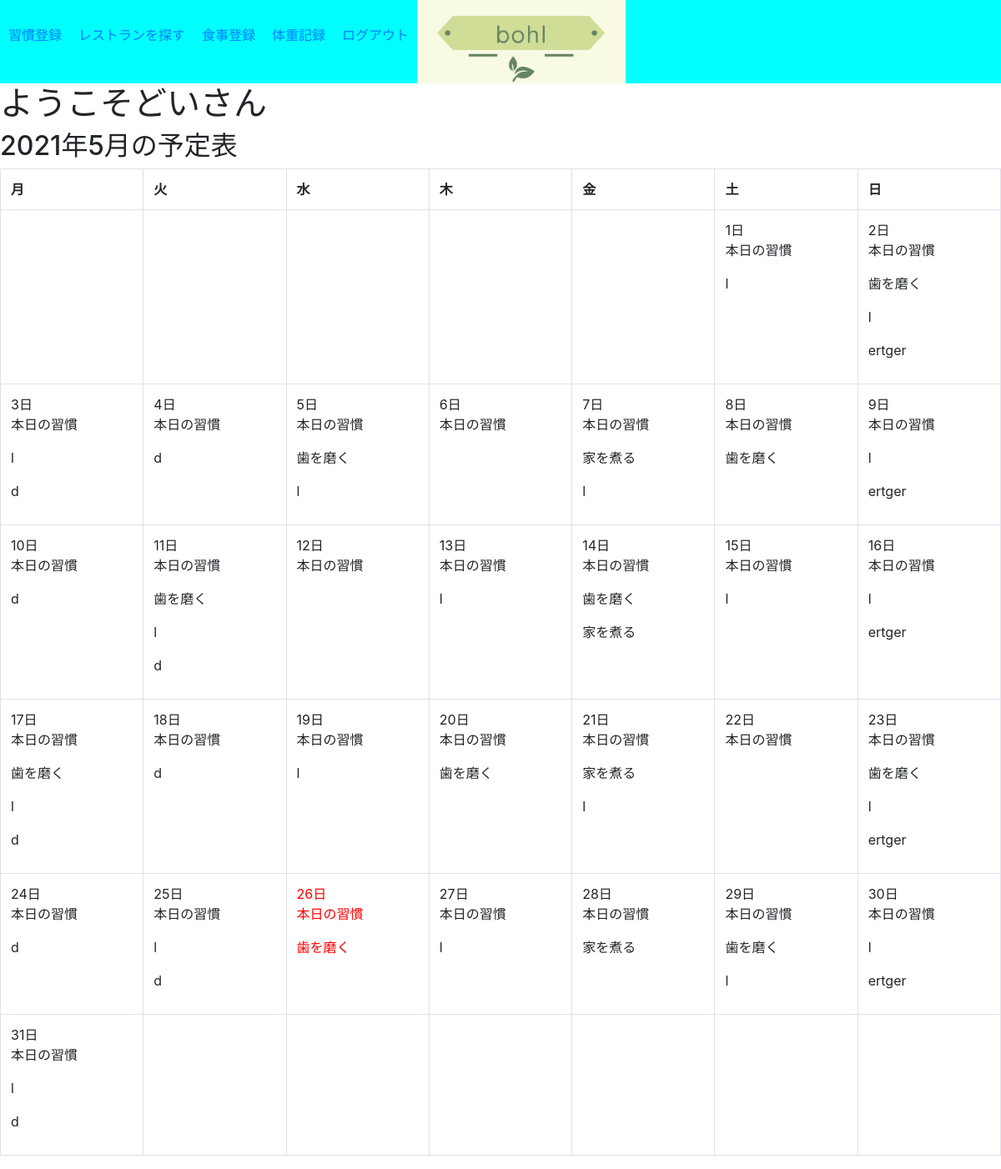
Screenshot of /index/ (signed in) with the database file from the repository.
### star_app/models.py (models this page shows)
class Work(models.Model):
    content=models.TextField('習慣にしたいこと')
    DAY=(
        (7, '未選択'),
        (6, '日'),
        (0, '月'),
        (1, '火'),
        (2, '水'),
        (3, '木'),
        (4, '金'),
        (5, '土')
    )
    day=models.IntegerField('曜日',null=True,default=None,choices=DAY,validators=[MinValueValidator(0)])
    date=models.IntegerField('毎月○日',validators=[MinValueValidator(0),MaxValueValidator(31)],default=0)
    interval=models.IntegerField('○日間隔',validators=[MinValueValidator(0)],default=0)
    created_at=models.DateTimeField(auto_now_add=True)
    create_user=models.ForeignKey(get_user_model(), on_delete=models.CASCADE)
    def get_delta(self):
        today = datetime.datetime.now(timezone.utc)
        dt=(today-self.created_at).days
        return dt

### star_app/views.py (the view)
# urls.py: path('index/',views.index,name='index'),
@login_required
def index(request):
    work = Work.objects.filter(create_user=request.user).all()
    if len(work)!=0:
        work=work
    else:
        work=None
    today = datetime.datetime.now(timezone.utc)
    cal = calendar.Calendar(firstweekday=0)
    this_month_cal = cal.itermonthdays2(today.year,today.month)
    this_month = today.month
    this_year = today.year
    this_day = today.day
    return render(request,'star_app/index.html',context={'work':work,'this_day':this_day,'this_year':this_year,'this_month':this_month, 'this_month_cal':this_month_cal})

### star_app/templatetags/tags.py (called while the page is built)
@register.filter
def delta(num,dt):
    td = datetime.datetime.now(timezone.utc).day
    delta = num - td - dt
    return delta

@register.filter
def modulo(num1,num2):
    if num2 != 0:
        if num1 % num2 == 0:
            return True

### star_app/templates/star_app/index.html (shortened to what this page needs)
{% extends "base.html" %}
{% block content %}
{% load tags %}
<h1>ようこそ{{ user.username }}さん</h1>
<h2>{{this_year}}年{{this_month}}月の予定表</h2>
<table class ="table table-bordered">
<tr>
<th>月</th>
<th>火</th>
<th>水</th>
<th>木</th>
<th>金</th>
<th>土</th>
<th>日</th>
</tr>
<tr>
    {% for item in this_month_cal %}
        {% if item.0 == 0 %}
            <td></td>
        {% elif item.0 != 0 %}
            {% if item.1 == 6 %}
                {% if item.0 == this_day %}
                    <td style = "color:red;">{{item.0}}日
                {% else %}
                    <td>{{item.0}}日
                {% endif %}
            <p>本日の習慣</p>
                {% for wk in work %}
                    {% if item.1 == wk.day %}
                    <p>{{wk.content}}</p>
                    {% elif item.0 == wk.date %}
                    <p>{{wk.content}}</p>
                    {% elif item.0|delta:wk.get_delta|modulo:wk.interval %}
                    <p>{{wk.content}}</p>
                    {% endif %}
                {% endfor %}
                </td></tr><tr>
            {% else %}
                {% if item.0 == this_day %}
                    <td style = "color:red;">{{item.0}}日
                {% else %}
                    <td>{{item.0}}日
                {% endif %}
            <p>本日の習慣</p>
                {% for wk in work %}
                    {% if item.1 == wk.day %}
                    <p>{{wk.content}}</p>
                    {% elif item.0 == wk.date %}
                    <p>{{wk.content}}</p>
                    {% comment %} 登録日からの経過日数がintervalの倍数の時 {% endcomment %}
                    {% elif item.0|delta:wk.get_delta|modulo:wk.interval %}
                    <p>{{wk.content}}</p>
                    {% endif %}
                {% endfor %}
                </td>
            {% endif %}
        {% endif %}
    {% endfor %}
</tr>
</table>
{% endblock %}

### staticfiles/css/stylesheet.css (style rules this page uses)
th { border:4px,solid; border-color:black; }

### rows the page displays
Work: content "l"
Work: content "歯を磨く"
Work: content "ertger"
Work: content "d"
Work: content "d"
Work: content "家を煮る"

### other values shown
{{ user.username }} "どい"
{{ item.0 }} "1" "3" "4" "5" "6" "7" "8" "10" "11" "12" "13" "14" "15" "17" "18" "19" "20" "21" "22" "24" "25" "27" "28" "29" "31"
{{ item.0 }} "2" "9" "16" "23" "30"
{{ item.0 }} "26"
